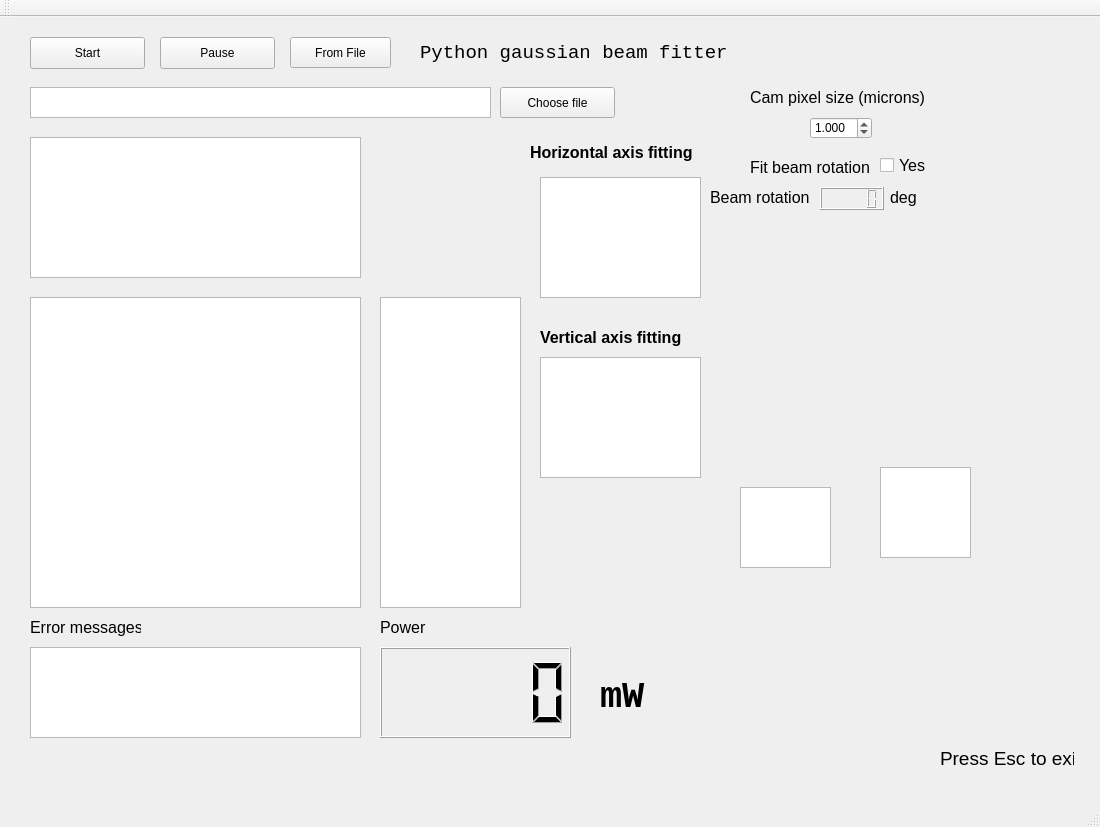
<?xml version="1.0" encoding="UTF-8"?>
<ui version="4.0">
 <class>MainWindow</class>
 <widget class="QMainWindow" name="MainWindow">
  <property name="geometry">
   <rect>
    <x>0</x>
    <y>0</y>
    <width>1100</width>
    <height>827</height>
   </rect>
  </property>
  <property name="windowTitle">
   <string>MainWindow</string>
  </property>
  <widget class="QWidget" name="centralWidget">
   <widget class="MplWidget" name="BeamDisplay">
    <property name="geometry">
     <rect>
      <x>30</x>
      <y>280</y>
      <width>331</width>
      <height>311</height>
     </rect>
    </property>
   </widget>
   <widget class="MplWidget" name="xplot">
    <property name="geometry">
     <rect>
      <x>30</x>
      <y>120</y>
      <width>331</width>
      <height>141</height>
     </rect>
    </property>
   </widget>
   <widget class="MplWidget" name="yplot">
    <property name="geometry">
     <rect>
      <x>380</x>
      <y>280</y>
      <width>141</width>
      <height>311</height>
     </rect>
    </property>
   </widget>
   <widget class="QGraphicsView" name="TwoD_region">
    <property name="geometry">
     <rect>
      <x>880</x>
      <y>450</y>
      <width>91</width>
      <height>91</height>
     </rect>
    </property>
   </widget>
   <widget class="QGraphicsView" name="TwoD_fit">
    <property name="geometry">
     <rect>
      <x>740</x>
      <y>470</y>
      <width>91</width>
      <height>81</height>
     </rect>
    </property>
   </widget>
   <widget class="QTextBrowser" name="FitResultsHorizontal">
    <property name="geometry">
     <rect>
      <x>540</x>
      <y>160</y>
      <width>161</width>
      <height>121</height>
     </rect>
    </property>
    <property name="font">
     <font>
      <family>Arial</family>
      <pointsize>12</pointsize>
     </font>
    </property>
    <property name="html">
     <string>&lt;!DOCTYPE HTML PUBLIC &quot;-//W3C//DTD HTML 4.0//EN&quot; &quot;http://www.w3.org/TR/REC-html40/strict.dtd&quot;&gt;
&lt;html&gt;&lt;head&gt;&lt;meta name=&quot;qrichtext&quot; content=&quot;1&quot; /&gt;&lt;style type=&quot;text/css&quot;&gt;
p, li { white-space: pre-wrap; }
&lt;/style&gt;&lt;/head&gt;&lt;body style=&quot; font-family:'Arial'; font-size:12pt; font-weight:400; font-style:normal;&quot;&gt;
&lt;p style=&quot;-qt-paragraph-type:empty; margin-top:0px; margin-bottom:0px; margin-left:0px; margin-right:0px; -qt-block-indent:0; text-indent:0px; font-family:'MS Shell Dlg 2'; font-size:8.25pt;&quot;&gt;&lt;br /&gt;&lt;/p&gt;&lt;/body&gt;&lt;/html&gt;</string>
    </property>
   </widget>
   <widget class="QTextBrowser" name="FitResultsVertical">
    <property name="geometry">
     <rect>
      <x>540</x>
      <y>340</y>
      <width>161</width>
      <height>121</height>
     </rect>
    </property>
    <property name="font">
     <font>
      <family>Arial</family>
      <pointsize>12</pointsize>
     </font>
    </property>
   </widget>
   <widget class="QLabel" name="label">
    <property name="geometry">
     <rect>
      <x>420</x>
      <y>20</y>
      <width>331</width>
      <height>31</height>
     </rect>
    </property>
    <property name="font">
     <font>
      <family>Courier New</family>
      <pointsize>14</pointsize>
     </font>
    </property>
    <property name="text">
     <string>Python gaussian beam fitter</string>
    </property>
   </widget>
   <widget class="QPushButton" name="StartButton">
    <property name="geometry">
     <rect>
      <x>30</x>
      <y>20</y>
      <width>115</width>
      <height>32</height>
     </rect>
    </property>
    <property name="text">
     <string>Start</string>
    </property>
   </widget>
   <widget class="QPushButton" name="PauseButton">
    <property name="geometry">
     <rect>
      <x>160</x>
      <y>20</y>
      <width>115</width>
      <height>32</height>
     </rect>
    </property>
    <property name="text">
     <string>Pause</string>
    </property>
   </widget>
   <widget class="QPushButton" name="fileDialog">
    <property name="geometry">
     <rect>
      <x>500</x>
      <y>70</y>
      <width>115</width>
      <height>31</height>
     </rect>
    </property>
    <property name="text">
     <string>Choose file</string>
    </property>
   </widget>
   <widget class="QTextBrowser" name="fileOutput">
    <property name="geometry">
     <rect>
      <x>30</x>
      <y>70</y>
      <width>461</width>
      <height>31</height>
     </rect>
    </property>
    <property name="verticalScrollBarPolicy">
     <enum>Qt::ScrollBarAsNeeded</enum>
    </property>
    <property name="acceptRichText">
     <bool>true</bool>
    </property>
   </widget>
   <widget class="QLabel" name="label_2">
    <property name="geometry">
     <rect>
      <x>940</x>
      <y>730</y>
      <width>134</width>
      <height>23</height>
     </rect>
    </property>
    <property name="font">
     <font>
      <pointsize>14</pointsize>
     </font>
    </property>
    <property name="text">
     <string>Press Esc to exit</string>
    </property>
   </widget>
   <widget class="QTextBrowser" name="ErrorMessages">
    <property name="geometry">
     <rect>
      <x>30</x>
      <y>630</y>
      <width>331</width>
      <height>91</height>
     </rect>
    </property>
    <property name="horizontalScrollBarPolicy">
     <enum>Qt::ScrollBarAsNeeded</enum>
    </property>
   </widget>
   <widget class="QLabel" name="label_3">
    <property name="geometry">
     <rect>
      <x>530</x>
      <y>120</y>
      <width>181</width>
      <height>31</height>
     </rect>
    </property>
    <property name="font">
     <font>
      <pointsize>12</pointsize>
      <weight>75</weight>
      <bold>true</bold>
     </font>
    </property>
    <property name="text">
     <string>Horizontal axis fitting</string>
    </property>
   </widget>
   <widget class="QLabel" name="label_4">
    <property name="geometry">
     <rect>
      <x>540</x>
      <y>310</y>
      <width>161</width>
      <height>21</height>
     </rect>
    </property>
    <property name="font">
     <font>
      <pointsize>12</pointsize>
      <weight>75</weight>
      <bold>true</bold>
     </font>
    </property>
    <property name="text">
     <string>Vertical axis fitting</string>
    </property>
   </widget>
   <widget class="QLabel" name="label_5">
    <property name="geometry">
     <rect>
      <x>30</x>
      <y>600</y>
      <width>111</width>
      <height>21</height>
     </rect>
    </property>
    <property name="font">
     <font>
      <pointsize>12</pointsize>
     </font>
    </property>
    <property name="text">
     <string>Error messages</string>
    </property>
   </widget>
   <widget class="QLCDNumber" name="PowerMeter">
    <property name="geometry">
     <rect>
      <x>380</x>
      <y>630</y>
      <width>191</width>
      <height>91</height>
     </rect>
    </property>
   </widget>
   <widget class="QLabel" name="label_6">
    <property name="geometry">
     <rect>
      <x>380</x>
      <y>600</y>
      <width>111</width>
      <height>21</height>
     </rect>
    </property>
    <property name="font">
     <font>
      <pointsize>12</pointsize>
     </font>
    </property>
    <property name="text">
     <string>Power</string>
    </property>
   </widget>
   <widget class="QLabel" name="label_7">
    <property name="geometry">
     <rect>
      <x>600</x>
      <y>660</y>
      <width>51</width>
      <height>41</height>
     </rect>
    </property>
    <property name="font">
     <font>
      <family>Courier New</family>
      <pointsize>28</pointsize>
      <weight>75</weight>
      <bold>true</bold>
     </font>
    </property>
    <property name="text">
     <string>mW</string>
    </property>
   </widget>
   <widget class="QLabel" name="label_8">
    <property name="geometry">
     <rect>
      <x>750</x>
      <y>70</y>
      <width>181</width>
      <height>21</height>
     </rect>
    </property>
    <property name="font">
     <font>
      <pointsize>12</pointsize>
     </font>
    </property>
    <property name="text">
     <string>Cam pixel size (microns)</string>
    </property>
   </widget>
   <widget class="QDoubleSpinBox" name="pixelSizeInput">
    <property name="geometry">
     <rect>
      <x>810</x>
      <y>100</y>
      <width>62</width>
      <height>22</height>
     </rect>
    </property>
    <property name="decimals">
     <number>3</number>
    </property>
    <property name="value">
     <double>1.000000000000000</double>
    </property>
   </widget>
   <widget class="QLabel" name="label_9">
    <property name="geometry">
     <rect>
      <x>750</x>
      <y>140</y>
      <width>121</width>
      <height>21</height>
     </rect>
    </property>
    <property name="font">
     <font>
      <pointsize>12</pointsize>
     </font>
    </property>
    <property name="text">
     <string>Fit beam rotation</string>
    </property>
   </widget>
   <widget class="QCheckBox" name="rotationFitOn">
    <property name="geometry">
     <rect>
      <x>880</x>
      <y>140</y>
      <width>51</width>
      <height>17</height>
     </rect>
    </property>
    <property name="font">
     <font>
      <pointsize>12</pointsize>
     </font>
    </property>
    <property name="text">
     <string>Yes</string>
    </property>
   </widget>
   <widget class="QLabel" name="label_10">
    <property name="geometry">
     <rect>
      <x>710</x>
      <y>170</y>
      <width>101</width>
      <height>21</height>
     </rect>
    </property>
    <property name="font">
     <font>
      <pointsize>12</pointsize>
     </font>
    </property>
    <property name="text">
     <string>Beam rotation</string>
    </property>
   </widget>
   <widget class="QLCDNumber" name="beamRotationValue">
    <property name="geometry">
     <rect>
      <x>820</x>
      <y>170</y>
      <width>64</width>
      <height>23</height>
     </rect>
    </property>
   </widget>
   <widget class="QLabel" name="label_11">
    <property name="geometry">
     <rect>
      <x>890</x>
      <y>170</y>
      <width>31</width>
      <height>21</height>
     </rect>
    </property>
    <property name="font">
     <font>
      <pointsize>12</pointsize>
     </font>
    </property>
    <property name="text">
     <string>deg</string>
    </property>
   </widget>
   <widget class="QPushButton" name="fitFromFile">
    <property name="geometry">
     <rect>
      <x>290</x>
      <y>20</y>
      <width>101</width>
      <height>31</height>
     </rect>
    </property>
    <property name="text">
     <string>From File</string>
    </property>
   </widget>
  </widget>
  <widget class="QMenuBar" name="menuBar">
   <property name="geometry">
    <rect>
     <x>0</x>
     <y>0</y>
     <width>1100</width>
     <height>21</height>
    </rect>
   </property>
   <property name="mouseTracking">
    <bool>false</bool>
   </property>
  </widget>
  <widget class="QToolBar" name="mainToolBar">
   <attribute name="toolBarArea">
    <enum>TopToolBarArea</enum>
   </attribute>
   <attribute name="toolBarBreak">
    <bool>false</bool>
   </attribute>
  </widget>
  <widget class="QStatusBar" name="statusBar"/>
 </widget>
 <layoutdefault spacing="6" margin="11"/>
 <customwidgets>
  <customwidget>
   <class>MplWidget</class>
   <extends>QGraphicsView</extends>
   <header>mplwidget</header>
  </customwidget>
 </customwidgets>
 <resources/>
 <connections/>
</ui>
